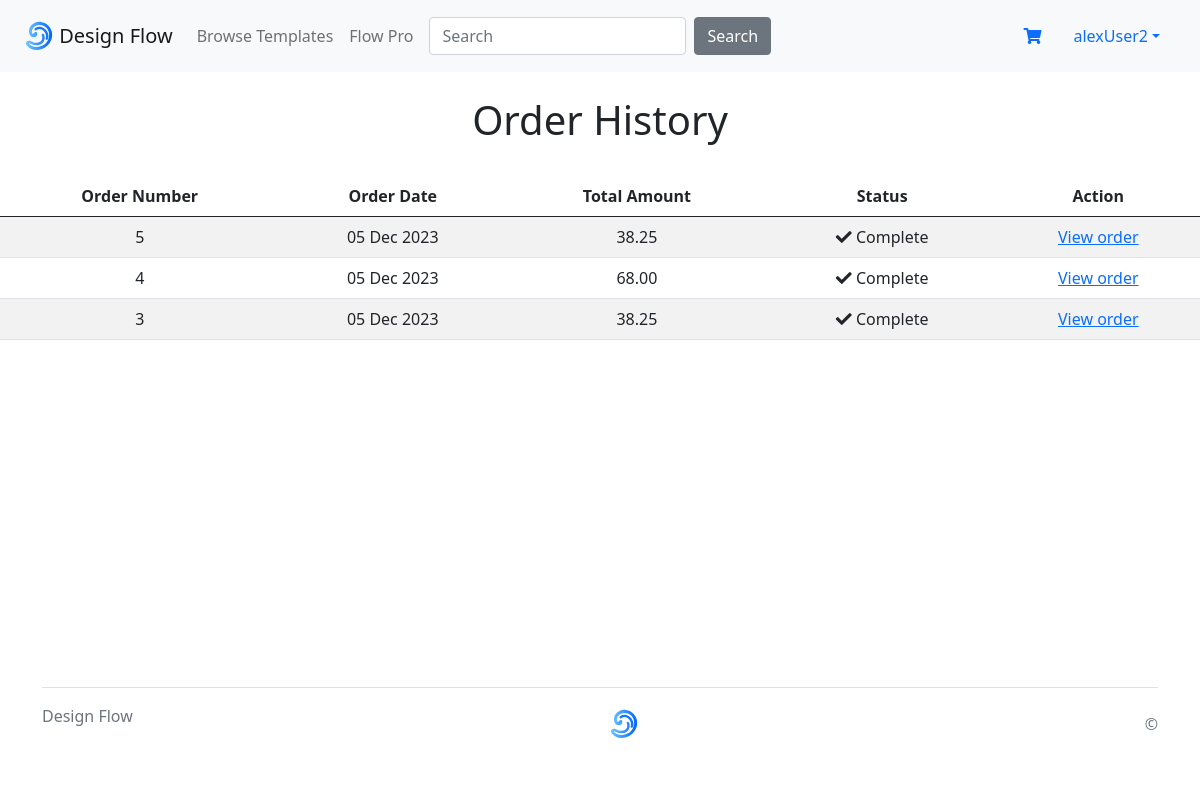
Page /order/history/ (signed in) on the committed database.
### users/models.py (models this page shows)
class CustomUser(AbstractUser):
    age = models.PositiveBigIntegerField(null=True, blank=True)

### order/models.py (models this page shows, shortened)
class Order(models.Model):
    token = models.CharField(max_length=250, blank=True)
    total = models.DecimalField(max_digits=10, decimal_places=2,
                                verbose_name='Euro Order Total')
    emailAddress = models.EmailField(max_length=250, blank=True,
                                     verbose_name='Email Address')
    created = models.DateTimeField(auto_now_add=True)
    billingName = models.CharField(max_length=250, blank=True)
    billingAddress1 = models.CharField(max_length=250, blank=True)
    billingCity = models.CharField(max_length=250, blank=True)
    billingPostcode = models.CharField(max_length=10, blank=True)
    billingCountry = models.CharField(max_length=200, blank=True)
    shippingName = models.CharField(max_length=250, blank=True)
    shippingAddress1 = models.CharField(max_length=250, blank=True)
    shippingCity = models.CharField(max_length=250, blank=True)
    shippingPostcode = models.CharField(max_length=10, blank=True)
    shippingCountry = models.CharField(max_length=200, blank=True)
    voucher = models.ForeignKey(Voucher,
                                related_name='orders',
                                null=True,
                                blank=True,
                                on_delete=models.SET_NULL)
    discount = models.IntegerField(default=0,
                                   validators=[MinValueValidator(0),
                                               MaxValueValidator(100)])
    class Meta:
        db_table = 'Order'
        ordering = ['-created']

### order/views.py (the view)
# urls.py: path('history/', views.orderHistory.as_view(), name='order_history'),
class orderHistory(LoginRequiredMixin, View):
    def get (self, request):
        if request.user.is_authenticated:
            email = str(request.user.email)
            order_details = Order.objects.filter(emailAddress=email)
        return render(request, 'orders_list.html', {'order_details': order_details})

### order/templates/orders_list.html (shortened to what this page needs)
{% extends "base.html" %}
{% load static %}
{% block content %}
    <div>
        <div class="text-center">
            <br>
            <h1 class="text-center my_title">Order History</h1>
            <br>
            {% if order_details %}
            <table class="table table-striped">
                <thead>
                    <tr>
                        <th>Order Number</th>
                        <th>Order Date</th>
                        <th>Total Amount</th>
                        <th>Status</th>
                        <th>Action</th>
                    </tr>
                </thead>
                <tbody>
                    {% for order in order_details %}
                    <tr>
                        <td>{{ order.id }}</td>
                        <td>{{ order.created|date:"d M Y" }}</td>
                        <td>{{ order.total }}</td>
                        <td><i class="fas fa-check"></i>&nbsp;Complete</td>
                        <td><a href="{% url 'order:order_detail' order.id %}">View order</a></td>
                    </tr>
                    {% endfor %}
                </tbody>
            </table>
            {% else %}
            <p>You have not placed any orders yet.<br><br><a href=""
                                                           class="btn btn-secondary">Continue shopping</a></p>
            {% endif %}
        </div>
    </div>
    <br>
    <br>
{% endblock %}

### pages/templates/base.html (shortened to what this page needs)
{% load static %}
<!DOCTYPE html>
<html lang="en">
<head>
    <link rel="stylesheet" href="{% static 'css/base.css' %}">
    <link href="https://cdn.jsdelivr.net/npm/bootstrap@5.0.2/dist/css/bootstrap.min.css" rel="stylesheet">
    <link rel="stylesheet" href="https://use.fontawesome.com/releases/v5.15.1/css/all.css">
</head>
<nav class="navbar navbar-expand-lg sticky-top navbar-light bg-light px-4 py-3">
    <div class="collapse navbar-collapse" id="navbardCollapse" aria-labelledby="navbarNavLabel" aria-hidden="true">
        <a class="navbar-brand" href="{% url 'home' %}">
            <img src="{% static 'icon.svg' %}" width="30" height="30" class="d-inline-block align-top" alt="" />
            Design Flow
        </a>
        <ul class="navbar-nav">
            <li class="nav-item">
                <a class="nav-link" href="{% url 'all_templates' %}">Browse Templates</a>
            </li>
            <li class="nav-item">
                <a class="nav-link" href="{% url 'FlowPro' %}">Flow Pro</a>
            </li>
        </ul>
        <form class="navbar-item mx-2 d-flex flex-row"
            action="{% url 'search_app:searchResult' %}" method="get">
            <input class="form-control me-2" type="search" placeholder="Search" aria-label="Search" name="q">
            <button class="btn btn-secondary my-2 my-sm-0" type="submit">Search</button>
        </form>
    </div>
    <ul class="nav d-flex flex-row ">
        {% if item_count > 0 %}
        <li class="nav-item">
            <a class="nav-link" href="{% url 'cart:cart_detail' %}"><i
                    class="fas fa-shopping-cart">({{item_count}})</i></a>
        </li>
        {% else %}
        <li class="nav-item">
            <a class="nav-link w-100" href="{% url 'cart:cart_detail' %}"><i class="fas fa-shopping-cart"></i></a>
        </li>
        {% endif %}
        {% if user.is_authenticated %}
        <li class="nav-item dropdown">
            <a href="#" class="nav-link dropdown-toggle" data-bs-toggle="dropdown">{{user.username}}</a>
        </li>
        {% endif %}
    </ul>
</nav>
<body class="d-flex flex-column h-100 min-vh-100">
    {% block content %}{% endblock content %}
</body>
<footer class="footer mt-auto py-3">
    <div class="container">
        <footer class="d-flex flex-wrap justify-content-between align-items-center py-3 my-4 border-top">
            <a href="{% url 'home' %}" class="col-md-4 mb-0 text-decoration-none">
                <p class=" text-muted">Design Flow</p>
            </a>
            <a href="{% url 'home' %}"
                class="col-md-4 d-flex align-items-center justify-content-center mb-3 mb-md-0 me-md-auto link-dark text-decoration-none">
                <svg class="bi me-2" width="40" height="32">
                    <img src="{% static 'icon.svg' %}" width="30" height="30" class="d-inline-block align-top" alt="" />
                </svg>
            </a>
            <p class="col-md-4 text-muted mb-0 text-end">©</p>
        </footer>
    </div>
</footer>
</html>

### rows in the picture
CustomUser: username "alexUser2"
Order: id "5", created "05 Dec 2023", total "38.25"
Order: id "4", created "05 Dec 2023", total "68.00"
Order: id "3", created "05 Dec 2023", total "38.25"
